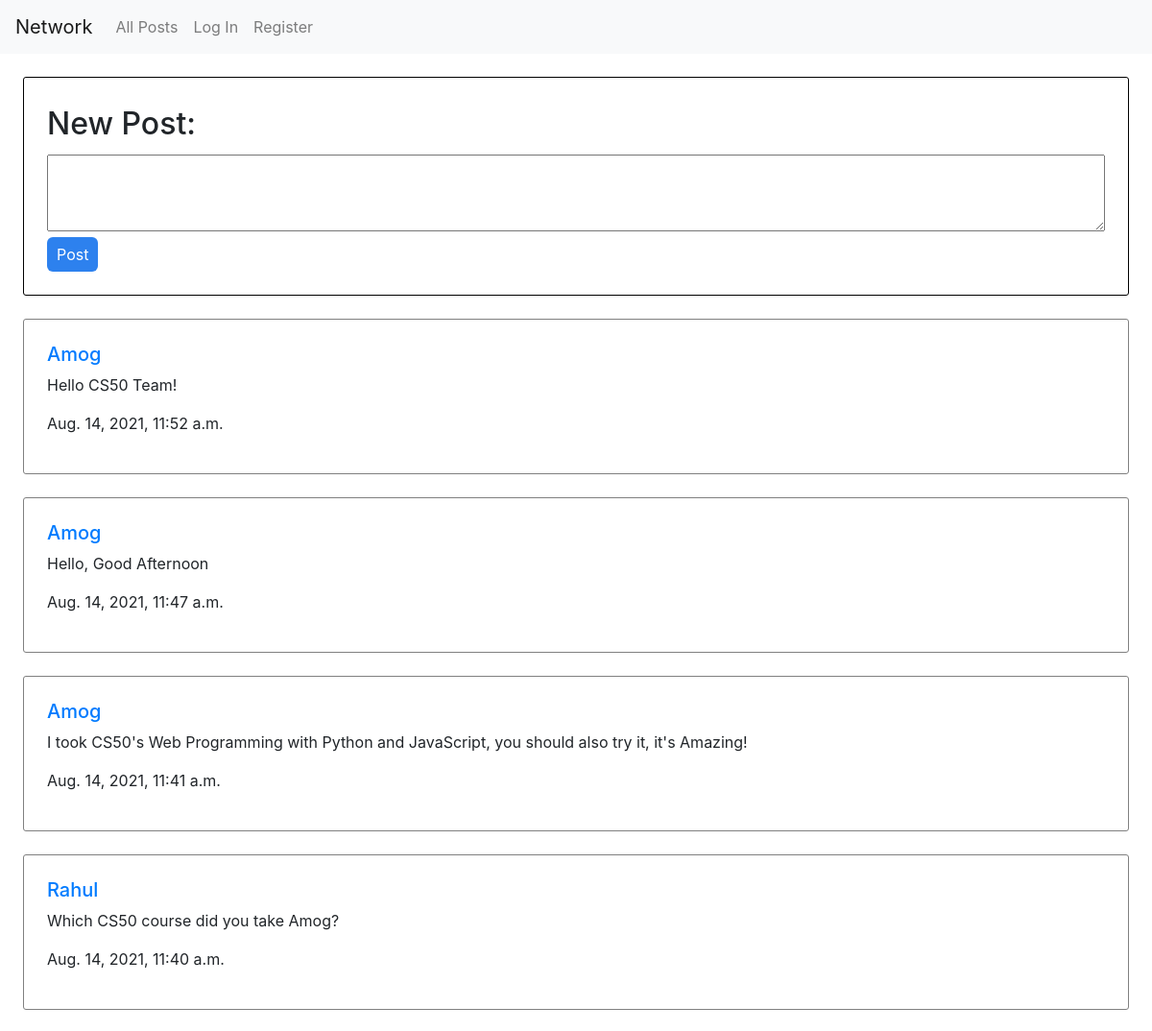
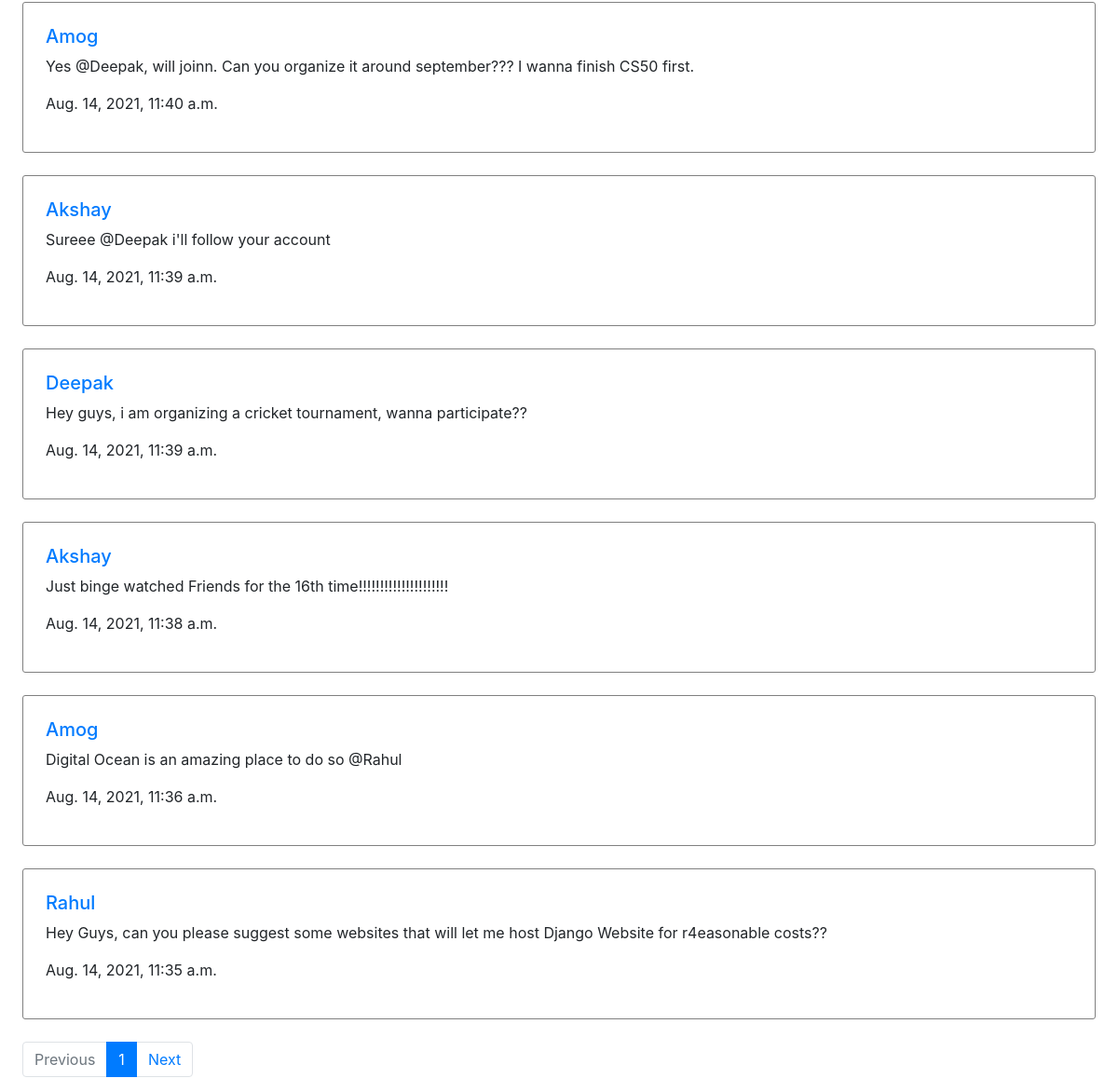
The page / on the database its author committed (2 pictures, top to bottom).
### network/models.py (models this page shows, shortened)
class Post(models.Model):
    poster=models.ForeignKey(User,on_delete=models.CASCADE,related_name="poster")
    post_content=models.TextField(default=None,verbose_name="New Post")
    date=models.DateTimeField(default=datetime.datetime.now())
    likes=models.ManyToManyField(User,blank=True,related_name="post")

class User(AbstractUser):
    pass

### network/views.py (the view, shortened to what this page needs)
# urls.py: path("", views.index, name="index"),
def index(request):
    all_post = Post.objects.all()[::-1]
    paginator = Paginator(all_post, 10)
    page_number = request.GET.get('page')
    page_obj = paginator.get_page(page_number)
    return render(request,"network/index.html",{
        "post_form":CreatePost(),
        'page_obj':page_obj
    })

### network/views.py
class CreatePost(forms.ModelForm):
    class Meta:
        model=Post
        fields=['post_content','date']
        widgets = {'date': forms.HiddenInput()}

### network/templates/network/index.html (shortened to what this page needs)
{% extends "network/layout.html" %}
{% block body %}
    <div style="margin-top: 2%; margin-left: 2%; margin-right: 2%; border: 1px solid black; padding: 2%; border-radius: 3px;">
        <form action="{% url 'index' %}" method="POST">
            {{post_form}}
            <div><input class="button_blue" type="submit" value="Post"></div>
        </form>
    </div>
    <div style="display: grid; grid-template-columns: 100%;">
        {% for post in page_obj %}
            <div id="normal_div{{post.id}}" style="margin-top: 2%; margin-left: 2%; margin-right: 2%; border: 1px solid gray; padding: 2%; border-radius: 3px;">
                <h5><a href="{% url 'profile' post.poster %}">{{post.poster}}</a></h5>
                <p id="content{{post.id}}" >{{post.post_content}}</p>
                <p>{{post.date}}</p>
            </div>
        {% endfor %}
    </div>
    <nav style="margin-left: 2%; margin-top: 2%;" aria-label="...">
        <ul class="pagination">
            {% if page_obj.has_previous %}
                <li class="page-item">
                    <a class="page-link" href="?page={{page_obj.previous_page_number}}">Previous</a>
                </li>
            {% else %}
                <li class="page-item disabled">
                    <a class="page-link" href="#" tabindex="-1" aria-disabled="true">Previous</a>
                </li>
            {% endif %}
          <li class="page-item active" aria-current="page">
            <a class="page-link" href="?page={{page_obj.number}}">{{page_obj.number}}</a>
          </li>
            {% if page_obj.has_next %}
            <li class="page-item">
                <a class="page-link" href="?page={{page_obj.next_page_number}}">Next</a>
            </li>
            {% else %}
                <li class="page-item disabled">
                    <a class="page-link" href="#" tabindex="-1" aria-disabled="true">Next</a>
                </li>
            {% endif %}
        </ul>
    </nav>
{% endblock %}

### network/templates/network/layout.html (shortened to what this page needs)
{% load static %}
<!DOCTYPE html>
<html lang="en">
    <head>
        <link rel="stylesheet" href="https://stackpath.bootstrapcdn.com/bootstrap/4.4.1/css/bootstrap.min.css">
        <link href="{% static 'network/styles.css' %}" rel="stylesheet">
    </head>
    <body>
        <nav class="navbar navbar-expand-lg navbar-light bg-light">
            <a class="navbar-brand" href="{% url 'index' %}">Network</a>
            <div>
              <ul class="navbar-nav mr-auto">
                <li class="nav-item">
                  <a class="nav-link" href="{% url 'index' %}">All Posts</a>
                </li>
                {% if user.is_authenticated %}
                    <li class="nav-item">
                        <a class="nav-link" href="{% url 'following' %}">Following</a>
                    </li>
                    <li class="nav-item">
                        <a class="nav-link" href="{% url 'logout' %}">Log Out</a>
                    </li>
                {% else %}
                    <li class="nav-item">
                        <a class="nav-link" href="{% url 'login' %}">Log In</a>
                    </li>
                    <li class="nav-item">
                        <a class="nav-link" href="{% url 'register' %}">Register</a>
                    </li>
                {% endif %}
              </ul>
            </div>
          </nav>
        <div class="body">
            {% block body %}
            {% endblock %}
        </div>
    </body>
</html>

### network/static/network/styles.css (style rules this page uses)
.button_blue { background-color: rgb(45, 129, 238); border-radius: 6px; border-color: rgb(45, 129, 238); border: 0; padding: 6px; color: white; padding-left: 10px; padding-right: 10px; }
#id_post_content { height: 5em; width: 100%; }
label { width: 100%; font-weight: 500; font-size: xx-large; }

### rows shown on the page
Post: poster "Amog", post_content "Hello CS50 Team!", date "Aug. 14, 2021, 11:52 a.m."
Post: poster "Amog", post_content "Hello, Good Afternoon", date "Aug. 14, 2021, 11:47 a.m."
Post: poster "Amog", post_content "I took CS50's Web Programming with Python and JavaScript, you should also try it, it's Amazing!", date "Aug. 14, 2021, 11:41 a.m."
Post: poster "Rahul", post_content "Which CS50 course did you take Amog?", date "Aug. 14, 2021, 11:40 a.m."
Post: poster "Amog", post_content "Yes @Deepak, will joinn. Can you organize it around september??? I wanna finish CS50 first.", date "Aug. 14, 2021, 11:40 a.m."
Post: poster "Akshay", post_content "Sureee @Deepak i'll follow your account", date "Aug. 14, 2021, 11:39 a.m."
Post: poster "Deepak", post_content "Hey guys, i am organizing a cricket tournament, wanna participate??", date "Aug. 14, 2021, 11:39 a.m."
Post: poster "Akshay", post_content "Just binge watched Friends for the 16th time!!!!!!!!!!!!!!!!!!!!!", date "Aug. 14, 2021, 11:38 a.m."
Post: poster "Amog", post_content "Digital Ocean is an amazing place to do so @Rahul", date "Aug. 14, 2021, 11:36 a.m."
Post: poster "Rahul", post_content "Hey Guys, can you please suggest some websites that will let me host Django Website for r4easonable costs??", date "Aug. 14, 2021, 11:35 a.m."

### other values the page prints
{{ page_obj.number }} "1"
